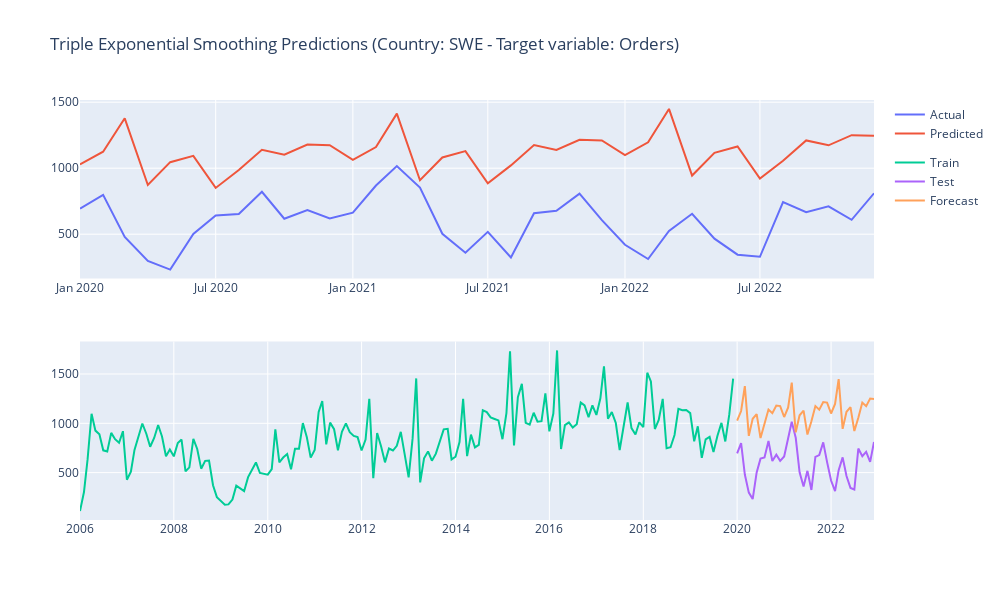

Here is the notebook cell this chart was saved with:
### Markdown cell above
#### Triple Exponential Smoothing

### Code cell
model_name='Triple Exponential Smoothing'

# Train
model = ExponentialSmoothing(train[dep_var],trend='add',seasonal='add',seasonal_periods=12).fit()

# Predict
predictions = model.predict(start=start, end=end)

# Forecast accuracy
scoring(model_name, test[dep_var], predictions, df, True, True)
